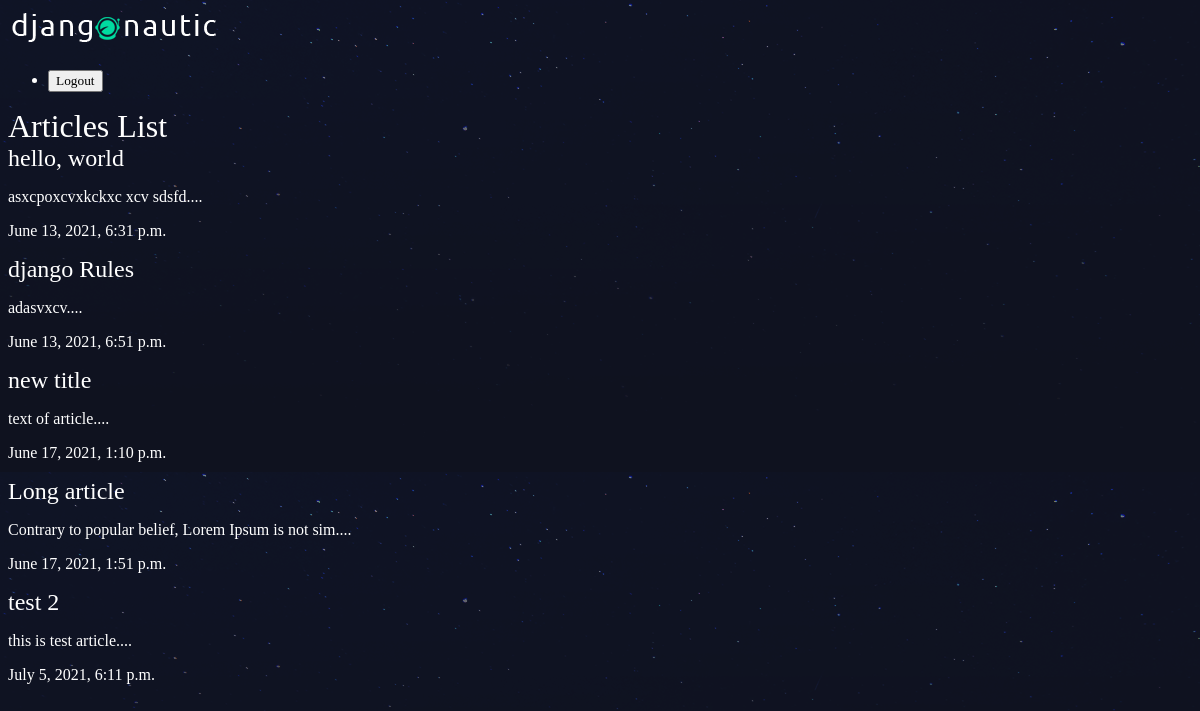
The app's page /articles/ with its own data.
### articles/models.py (models this page shows, shortened)
class Article(models.Model):
    title = models.CharField(max_length=100)
    slug = models.SlugField()
    body = models.TextField()
    date = models.DateTimeField(auto_now_add=True)
    thumb = models.ImageField(default='default.png', blank=True)
    def snippet(self):
        return self.body[:50]+"...."

### articles/views.py (the view)
def article_list(request):
    articles = Article.objects.all().order_by('date')
    return render(request, 'articles/article_list.html', {'articles': articles})

### articles/templates/articles/article_list.html
{% extends 'base_layout.html'%}
{% block content%}
    <h1>Articles List</h1>
	<div class="articles">
		{% for article in articles %}
			<div class="article">
				<h2><a href="{% url 'articles:detail' slug=article.slug%}">{{ article.title }}</a></h2>
				<p>{{ article.snippet }}</p>
				<p>{{ article.date }}</p>
			</div>
		{% endfor %}
	</div>
{% endblock %}

### assets/styles.css (style rules this page uses)
body { background-color: #0f121f; background-image: url(stars.png); background-repeat-y: no-repeat; color: #fff; }
body * { font-family: Ubuntu; }
h1, h2, h3, h4, h5 { font-weight: normal; margin: 0; }
a, a:hover, a:visited { color: #fff; text-decoration: none; }

### records on screen
Article: title "hello, world", snippet "asxcpoxcvxkckxc xcv sdsfd....", date "June 13, 2021, 6:31 p.m."
Article: title "django Rules", snippet "adasvxcv....", date "June 13, 2021, 6:51 p.m."
Article: title "new title", snippet "text of article....", date "June 17, 2021, 1:10 p.m."
Article: title "Long article", snippet "Contrary to popular belief, Lorem Ipsum is not sim....", date "June 17, 2021, 1:51 p.m."
Article: title "test 2", snippet "this is test article....", date "July 5, 2021, 6:11 p.m."
